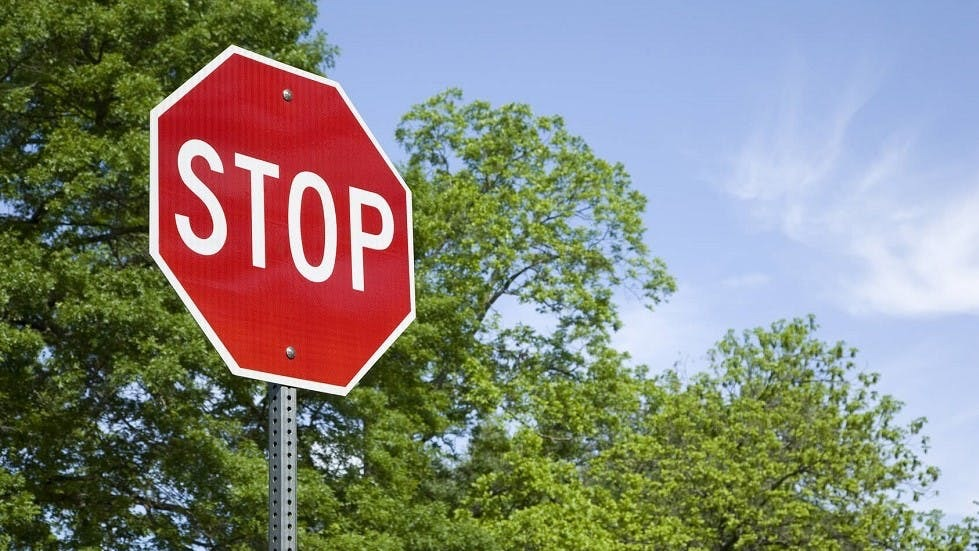
#> input picture seniorDesign/test.jpg, 979 x 551 px
$ python detect_color.py --image test.jpg
#> lines starting #> are read from the running program, lines starting #| are printed output that depends on the picture; after the words box and inside, x2 and y2 are one past the last pixel; in counts of white or black regions, pixels touching at a corner belong together
# import the necessary packages
import numpy as np
import argparse
import cv2

# construct the argument parse and parse the arguments
ap = argparse.ArgumentParser()
ap.add_argument("-i", "--image", help = "path to the image")
args = vars(ap.parse_args())

# load the image
image = cv2.imread(args["image"])
#> image is the input picture: shape (551, 979, 3); mean B, G, R 123.1, 133.3, 133

# define the list of boundaries
boundaries = [
    ([17, 15, 100], [50, 56, 200]),
    ([86, 31, 4], [220, 88, 50]),
    ([25, 146, 190], [62, 174, 250]),
    ([103, 86, 65], [145, 133, 128])
]

# loop over the boundaries
for (lower, upper) in boundaries:
    # create NumPy arrays from the boundaries
    lower = np.array(lower, dtype = np.uint8)
    upper = np.array(upper, dtype = np.uint8)

   # find the colors within the specified boundaries and apply
    # the mask
    mask = cv2.inRange(image, lower, upper)
    output = cv2.bitwise_and(image, image, mask = mask)

   # show the images
    cv2.imshow("images", np.hstack([image, output]))
    cv2.waitKey(0)
#> this loop made 4 passes
#> pass 1, `mask = cv2.inRange(image, lower, upper)`:
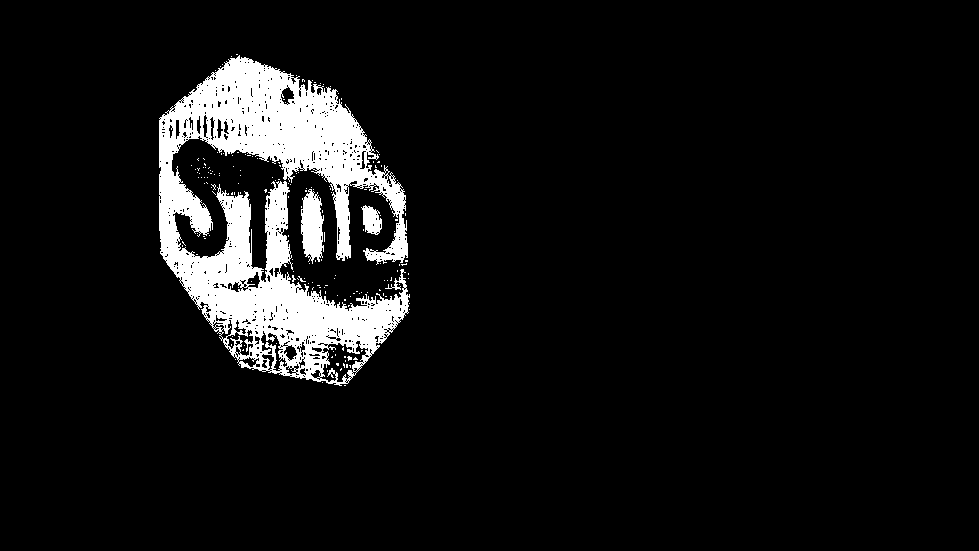
#> mask: shape (551, 979); 7.4% white; 174 white regions (171 under 20 px), largest, box (x1, y1, x2, y2) and area: (159, 55, 410, 386) 37800, (301, 189, 324, 264) 1235, (361, 205, 382, 235) 415
#> pass 1, `output = cv2.bitwise_and(image, image, mask = mask)`:
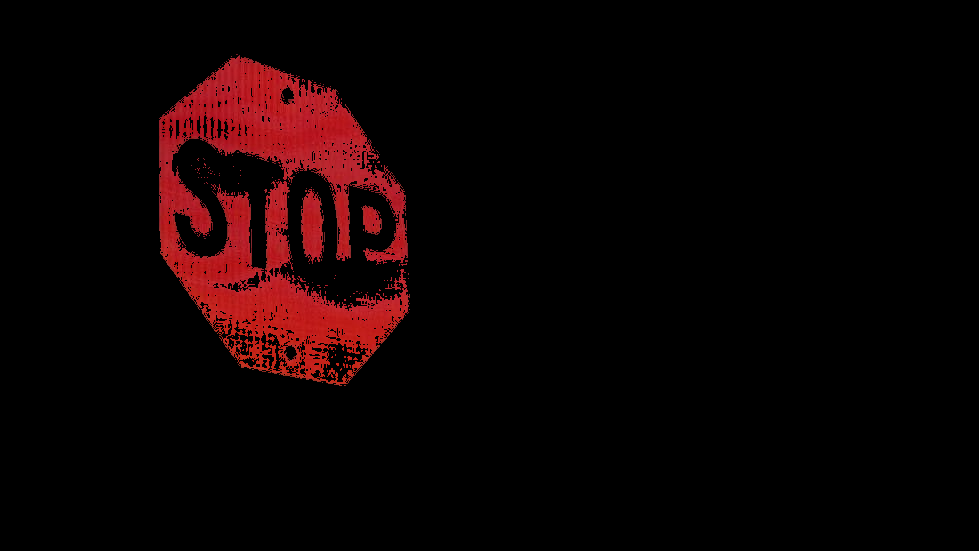
#> output: shape (551, 979, 3); mean B, G, R 2.6, 2.3, 13.6
#> pass 1, `cv2.imshow("images", np.hstack([image, output]))`:
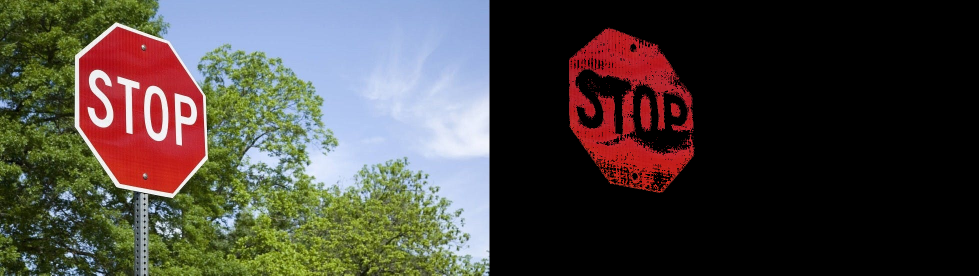
#> window 'images': shape (551, 1958, 3) (shown at 1/2 size); mean B, G, R 62.9, 67.8, 73.3
#> pass 2, `mask = cv2.inRange(image, lower, upper)`:
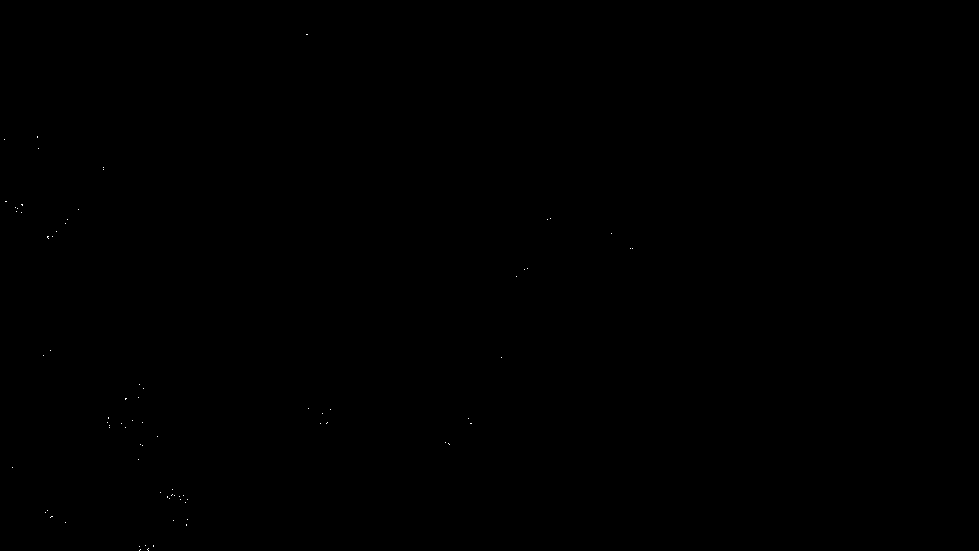
#> mask: shape (551, 979); 0.02% white in thin lines or dots, all inside (x1, y1, x2, y2) = (4, 34, 633, 551)
